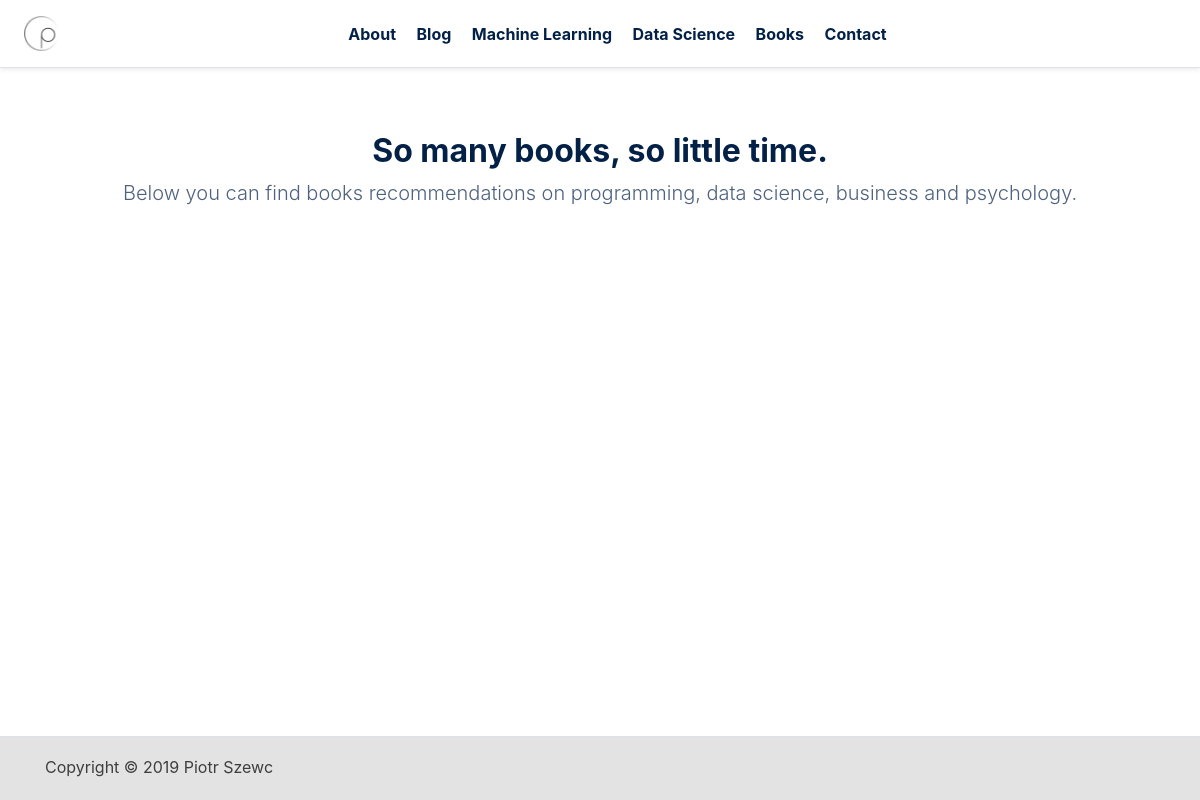
/books/, run on an earlier commit of the app's database.
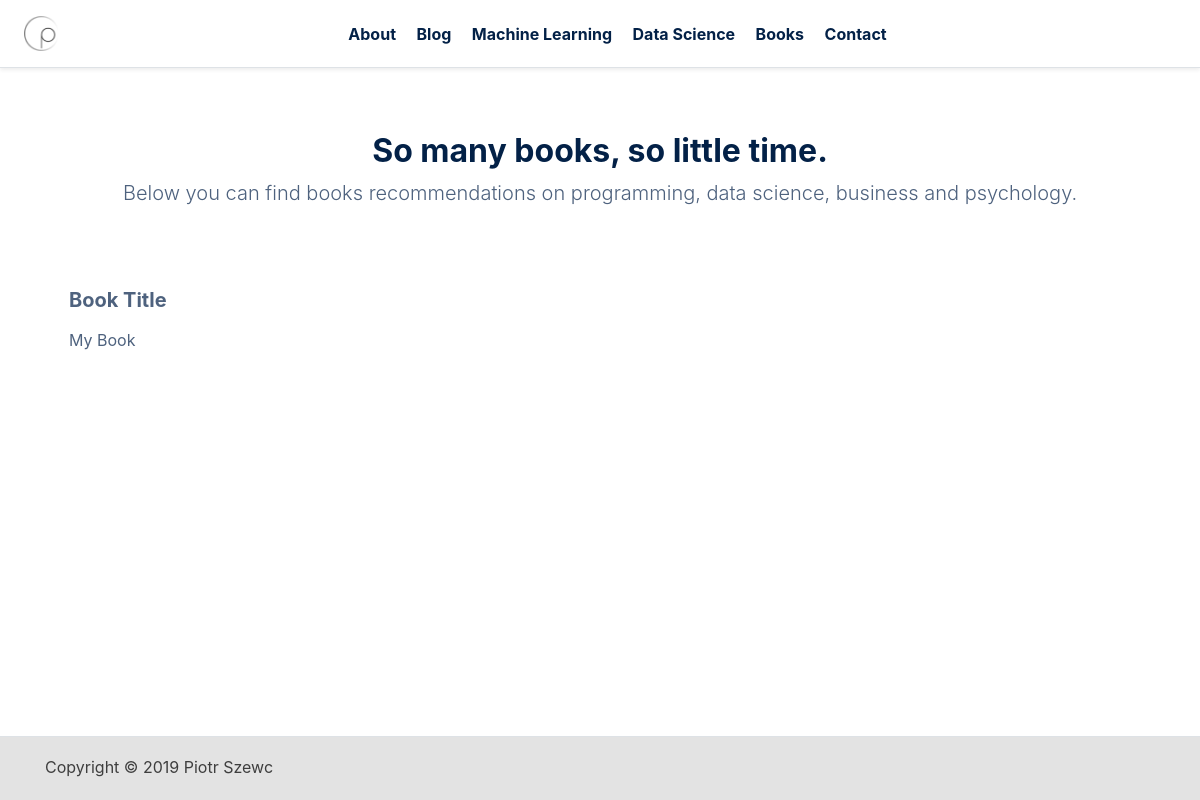
And on a later commit of the database.
### blog/models.py (models this page shows, shortened)
class Book(models.Model):
  title = models.CharField(max_length=200)
  author = models.ManyToManyField('Author')
  description = models.TextField(blank=True, null=True)
  book_image = models.ImageField(upload_to='book_cover/', blank=True, null=True)
  publication_date = models.DateTimeField(blank=True, null=True)
  published_date = models.DateTimeField(default=timezone.now)

### blog/views.py (the view)
# urls.py: path('books/', views.book_list, name='book_list'),
def book_list(request):
    books = Book.objects.filter(published_date__lte=timezone.now()).order_by('published_date')
    return render(request, 'books/book_list.html', {'books': books})

### blog/templates/books/book_list.html (shortened to what this page needs)
{% extends 'main/base.html' %}
{% block content %}
{% load staticfiles %}
<div  class="text-center col-12 mt-5">
    <h2 class="font-weight-bold">So many books, so little time.</h2>
    <span class="lead">Below you can find books recommendations on programming, data science, business and psychology.</span>
    </div>
<div class="col-12">
    {% for book in books %}
    <div class="row mt-5">
            <div class="post bg-white p-4 col-6 ">
                    <h2 class="blog-post-h2 mt-2"><a class="text-grey"
                            >{{ book.title }}</a></h2>
                    <p class="mt-3 text-justify">{{ book.description|linebreaksbr }}</p>
                </div>
        </div>
    {% endfor %}
    </div>
{% endblock %}

What changed in the data, as far as the page shows it:
added Book: title "Book Title", description "My Book"
